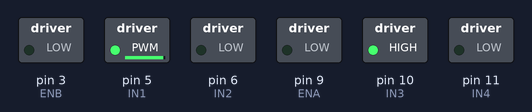
This sketch was run on a simulated Arduino Uno, built with avr-gcc and run on an emulated ATmega328P. Parts: switched loads named in the sketch (green lamp = pin HIGH). What the sketch prints to the serial monitor is not drawn.

Above: at 0.1 s.
Timing chart, 0 to 1.6 s (numbered marks = the images above):
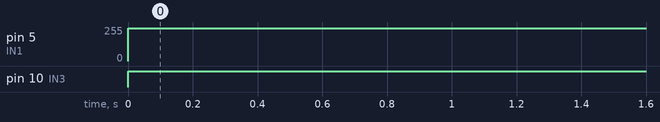

Measured:
- by itself, pin 5 (IN1): 0/255 → 244/255 at 0.00 s
- by itself, pin 10 (IN3): LOW → HIGH at 0.00 s

The sketch:

Motor_test.ino
```cpp
int pwm_L=400;
int pwm_R=400;
/*
const int Lf = 5;
const int Lb = 6;
const int Rf = 10;
const int Rb = 11; */

const int IN1 = 5;
const int IN2 = 6;
const int IN3 = 10;
const int IN4 = 11;

const int ENA = 9;
const int ENB = 3;


void setup() {
  /*
  pinMode(Lf,OUTPUT);
  pinMode(Lb,OUTPUT);
  pinMode(Rf,OUTPUT);
  pinMode(Rb,OUTPUT); */


  pinMode(IN1,OUTPUT);
  pinMode(IN2,OUTPUT);
  pinMode(IN3,OUTPUT);
  pinMode(IN4,OUTPUT);

  pinMode(ENA, OUTPUT);
  pinMode(ENB, OUTPUT);

  Serial.begin(9600);
}

void loop() {
    Serial.println("Start");
    Serial.print("pwm L:");
    Serial.println(pwm_L);
    Serial.print("pwm R:");
    Serial.println(pwm_R);

    MotorAB_Direction1(1000);
}

/*
void runMotor(int pwm_L, int pwm_R){
  if(pwm_L>=0&&pwm_R>=0){
  analogWrite(Lf,pwm_L);
  analogWrite(Lb,0);
  analogWrite(Rf,pwm_R);
  analogWrite(Rb,0);
  }
  if(pwm_L<0&&pwm_R<0){
  analogWrite(Lf,0);
  analogWrite(Lb,pwm_L);
  analogWrite(Rf,0);
  analogWrite(Rb,pwm_R);
  }
} */


void MotorAB_Direction1(int milliseconds)
{
 analogWrite(IN1, 500);
 digitalWrite(IN2, LOW);
 analogWrite(IN3, 500);
 digitalWrite(IN4, LOW);
 if (milliseconds > 0)
 delay(milliseconds);
}

void MotorAB_Direction2(int milliseconds)
{
 digitalWrite(IN1, LOW);
 analogWrite(IN2, 500);
 digitalWrite(IN3, LOW);
 analogWrite(IN4, 500);
 if(milliseconds > 0)
 delay(milliseconds);
}

void MotorAB_Brake(int milliseconds)
{
 analogWrite(IN1, 500);
 analogWrite(IN2, 500);
 analogWrite(IN3, 500);
 analogWrite(IN4, 500);
 if(milliseconds > 0)
 delay(milliseconds);
}
```
